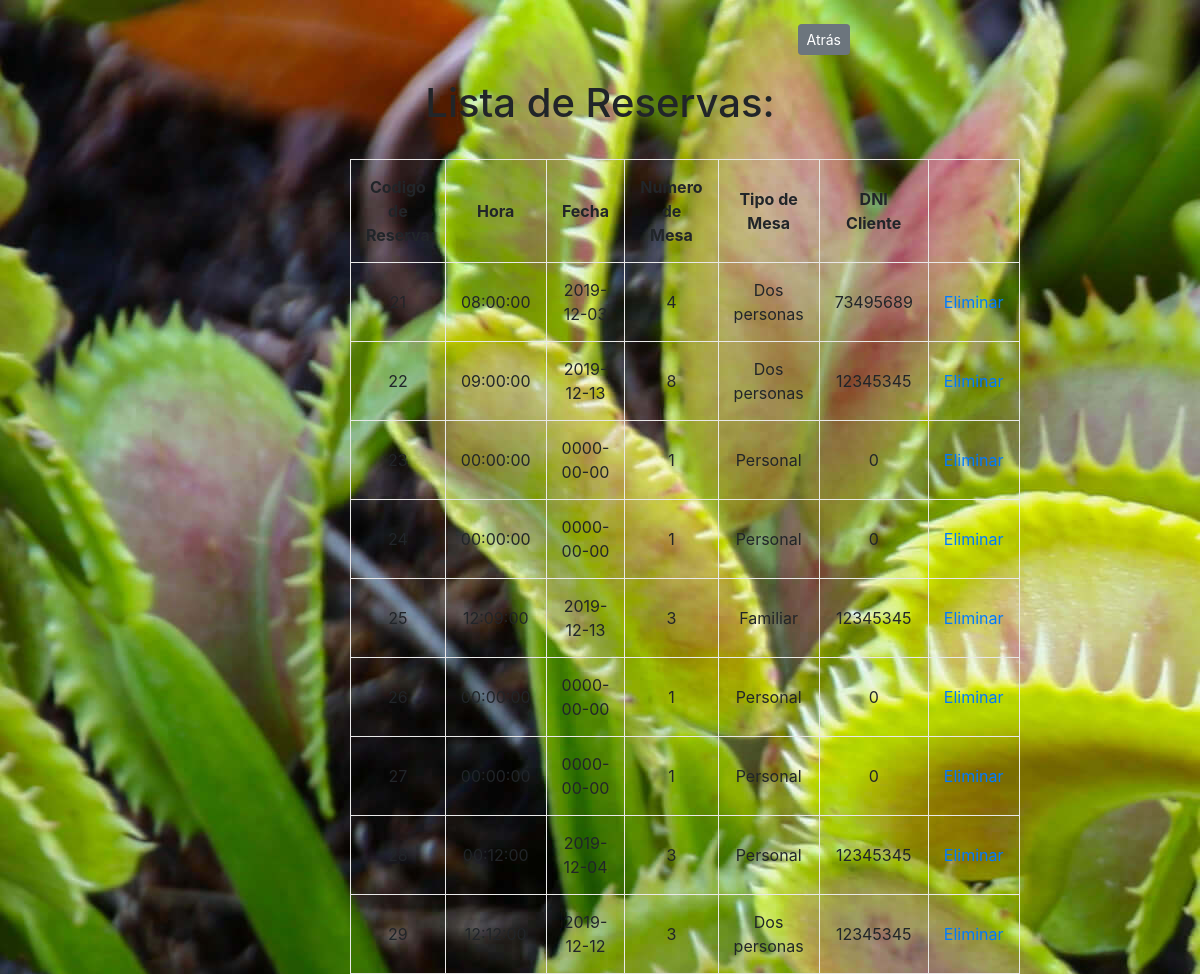
The page /registro_reservas.php on the database its author committed.
### tables this page shows
CREATE TABLE IF NOT EXISTS `reserva` (
  `Cod_Reserva` int(11) NOT NULL AUTO_INCREMENT,
  `Hora` time NOT NULL,
  `Num_Mesa` varchar(2) NOT NULL,
  `Tipo_mesa` varchar(30) NOT NULL,
  `Dia` date NOT NULL,
  `Dni` int(8) NOT NULL,
  PRIMARY KEY (`Cod_Reserva`),
  KEY `FK_Num_Mesa` (`Num_Mesa`)
);

### registro_reservas.php (the view, shortened to what this page needs)
<?php
    include_once 'crear.php';
?>
<!DOCTYPE html>
<html lang="en">
<head>
    <link rel="stylesheet" href="estilos.css" type="text/css">
    <link rel="stylesheet" href="https://stackpath.bootstrapcdn.com/bootstrap/4.3.1/css/bootstrap.min.css">
</head>
<body background="fondito.jpg">
    <center>
        <br>
        <div id="form">
            <ul class="nav justify-content-end">
                    <li class="nav-item">
                        <a href="panel_admin.php"><button type="button" class="btn btn-secondary btn-sm">Atrás</button></a>
                    </li>
            </ul>
            <br>
            <h1>Lista de Reservas:</h1>
            <br>
            <table width="100%" border="1" cellpadding="15" align="center">
                <tr>
                    <td><b>Codigo de Reserva</b></td>
                    <td><b>Hora</b></td>
                    <td><b>Fecha</b></td>
                    <td><b>Numero de Mesa</b></td>
                    <td><b>Tipo de Mesa</b></td>
                    <td><b>DNI Cliente</b></td>
                </tr>
                <?php
                    $res = $MySQLiconn->query("SELECT * FROM reserva");
                    while ($row=$res->fetch_array()) {
                        ?>
                        <tr>
                            <td><?php echo $row['Cod_Reserva']; ?></td>
                            <td><?php echo $row['Hora']; ?></td>
                            <td><?php echo $row['Dia']; ?></td>
                            <td><?php echo $row['Num_Mesa']; ?></td>
                            <td><?php echo $row['Tipo_mesa']; ?></td>
                            <td><?php echo $row['Dni']; ?></td>
                            <td>
                                <a href="?del=<?php echo $row['Cod_Reserva']; ?>"
                                onclick="return confirm('Estas apunto de eliminar un registro...'); ">Eliminar</a>
                            </td>
                        </tr>
                        <?php
                    }
                ?>
            </table>
        </div>
    </center>
</body>
</html>

### estilos.css (style rules this page uses)
#form { width:500px; margin:0px auto; text-align:center; }
table,td { border:solid #e9e9e9 1px; }

### rows shown on the page
reserva: Cod_Reserva "21", Hora "08:00:00", Dia "2019-12-03", Num_Mesa "4", Tipo_mesa "Dos personas", Dni "73495689"
reserva: Cod_Reserva "22", Hora "09:00:00", Dia "2019-12-13", Num_Mesa "8", Tipo_mesa "Dos personas", Dni "12345345"
reserva: Cod_Reserva "23", Hora "00:00:00", Dia "0000-00-00", Num_Mesa "1", Tipo_mesa "Personal", Dni "0"
reserva: Cod_Reserva "24", Hora "00:00:00", Dia "0000-00-00", Num_Mesa "1", Tipo_mesa "Personal", Dni "0"
reserva: Cod_Reserva "25", Hora "12:09:00", Dia "2019-12-13", Num_Mesa "3", Tipo_mesa "Familiar", Dni "12345345"
reserva: Cod_Reserva "26", Hora "00:00:00", Dia "0000-00-00", Num_Mesa "1", Tipo_mesa "Personal", Dni "0"
reserva: Cod_Reserva "27", Hora "00:00:00", Dia "0000-00-00", Num_Mesa "1", Tipo_mesa "Personal", Dni "0"
reserva: Hora "00:12:00", Dia "2019-12-04", Num_Mesa "3", Tipo_mesa "Personal", Dni "12345345"
reserva: Cod_Reserva "29", Hora "12:12:00", Dia "2019-12-12", Num_Mesa "3", Tipo_mesa "Dos personas", Dni "12345345"
